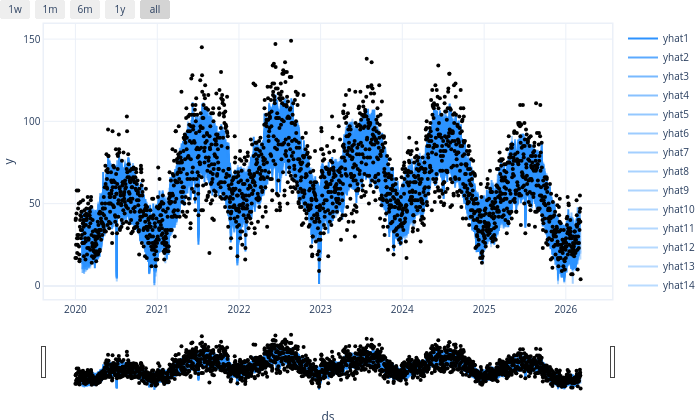

The notebook cell this image was saved under:
### Code cell
future = model.make_future_dataframe(rs)
forecast = model.predict(rs)
model.plot(forecast)

### Figure 1 — Plotly figure (JSON) as saved in the notebook; plotly's stock layout.template omitted (floating-point values rounded to 4 significant figures; data arrays with more than 128 entries replaced by an {"elided": "..."} marker saying what was removed)
{"data": [{"fill": "none", "line": {"color": "rgba(45, 146, 255, 1.0)", "width": 2}, "mode": "lines", "name": "yhat1", "type": "scatter", "x": {"elided": "2259 str values"}, "y": {"elided": "2259 float values"}}, {"fill": "none", "line": {"color": "rgba(45, 146, 255, 0.7714285714285714)", "width": 2}, "mode": "lines", "name": "yhat2", "type": "scatter", "x": {"elided": "2259 str values"}, "y": {"elided": "2259 float values"}}, {"fill": "none", "line": {"color": "rgba(45, 146, 255, 0.6444444444444444)", "width": 2}, "mode": "lines", "name": "yhat3", "type": "scatter", "x": {"elided": "2259 str values"}, "y": {"elided": "2259 float values"}}, {"fill": "none", "line": {"color": "rgba(45, 146, 255, 0.5636363636363637)", "width": 2}, "mode": "lines", "name": "yhat4", "type": "scatter", "x": {"elided": "2259 str values"}, "y": {"elided": "2259 float values"}}, {"fill": "none", "line": {"color": "rgba(45, 146, 255, 0.5076923076923077)", "width": 2}, "mode": "lines", "name": "yhat5", "type": "scatter", "x": {"elided": "2259 str values"}, "y": {"elided": "2259 float values"}}, {"fill": "none", "line": {"color": "rgba(45, 146, 255, 0.4666666666666667)", "width": 2}, "mode": "lines", "name": "yhat6", "type": "scatter", "x": {"elided": "2259 str values"}, "y": {"elided": "2259 float values"}}, {"fill": "none", "line": {"color": "rgba(45, 146, 255, 0.43529411764705883)", "width": 2}, "mode": "lines", "name": "yhat7", "type": "scatter", "x": {"elided": "2259 str values"}, "y": {"elided": "2259 float values"}}, {"fill": "none", "line": {"color": "rgba(45, 146, 255, 0.4105263157894737)", "width": 2}, "mode": "lines", "name": "yhat8", "type": "scatter", "x": {"elided": "2259 str values"}, "y": {"elided": "2259 float values"}}, {"fill": "none", "line": {"color": "rgba(45, 146, 255, 0.3904761904761905)", "width": 2}, "mode": "lines", "name": "yhat9", "type": "scatter", "x": {"elided": "2259 str values"}, "y": {"elided": "2259 float values"}}, {"fill": "none", "line": {"color": "rgba(45, 146, 255, 0.3739130434782609)", "width": 2}, "mode": "lines", "name": "yhat10", "type": "scatter", "x": {"elided": "2259 str values"}, "y": {"elided": "2259 float values"}}, {"fill": "none", "line": {"color": "rgba(45, 146, 255, 0.36)", "width": 2}, "mode": "lines", "name": "yhat11", "type": "scatter", "x": {"elided": "2259 str values"}, "y": {"elided": "2259 float values"}}, {"fill": "none", "line": {"color": "rgba(45, 146, 255, 0.34814814814814815)", "width": 2}, "mode": "lines", "name": "yhat12", "type": "scatter", "x": {"elided": "2259 str values"}, "y": {"elided": "2259 float values"}}, {"fill": "none", "line": {"color": "rgba(45, 146, 255, 0.33793103448275863)", "width": 2}, "mode": "lines", "name": "yhat13", "type": "scatter", "x": {"elided": "2259 str values"}, "y": {"elided": "2259 float values"}}, {"fill": "none", "line": {"color": "rgba(45, 146, 255, 0.32903225806451614)", "width": 2}, "mode": "lines", "name": "yhat14", "type": "scatter", "x": {"elided": "2259 str values"}, "y": {"elided": "2259 float values"}}, {"marker": {"color": "black", "size": 4}, "mode": "markers", "name": "Actual", "type": "scatter", "x": {"elided": "2259 str values"}, "y": {"elided": "2259 int values"}}], "layout": {"autosize": true, "font": {"size": 10}, "height": 420, "hovermode": "x unified", "margin": {"b": 0, "l": 0, "pad": 0, "r": 10, "t": 10}, "showlegend": true, "title": {"font": {"size": 12}}, "width": 700, "xaxis": {"linewidth": 1.5, "mirror": true, "rangeselector": {"buttons": [{"count": 7, "label": "1w", "step": "day", "stepmode": "backward"}, {"count": 1, "label": "1m", "step": "month", "stepmode": "backward"}, {"count": 6, "label": "6m", "step": "month", "stepmode": "backward"}, {"count": 1, "label": "1y", "step": "year", "stepmode": "backward"}, {"step": "all"}]}, "rangeslider": {"visible": true}, "showline": true, "title": {"text": "ds"}, "type": "date"}, "yaxis": {"linewidth": 1.5, "mirror": true, "showline": true, "title": {"text": "y"}}}}
